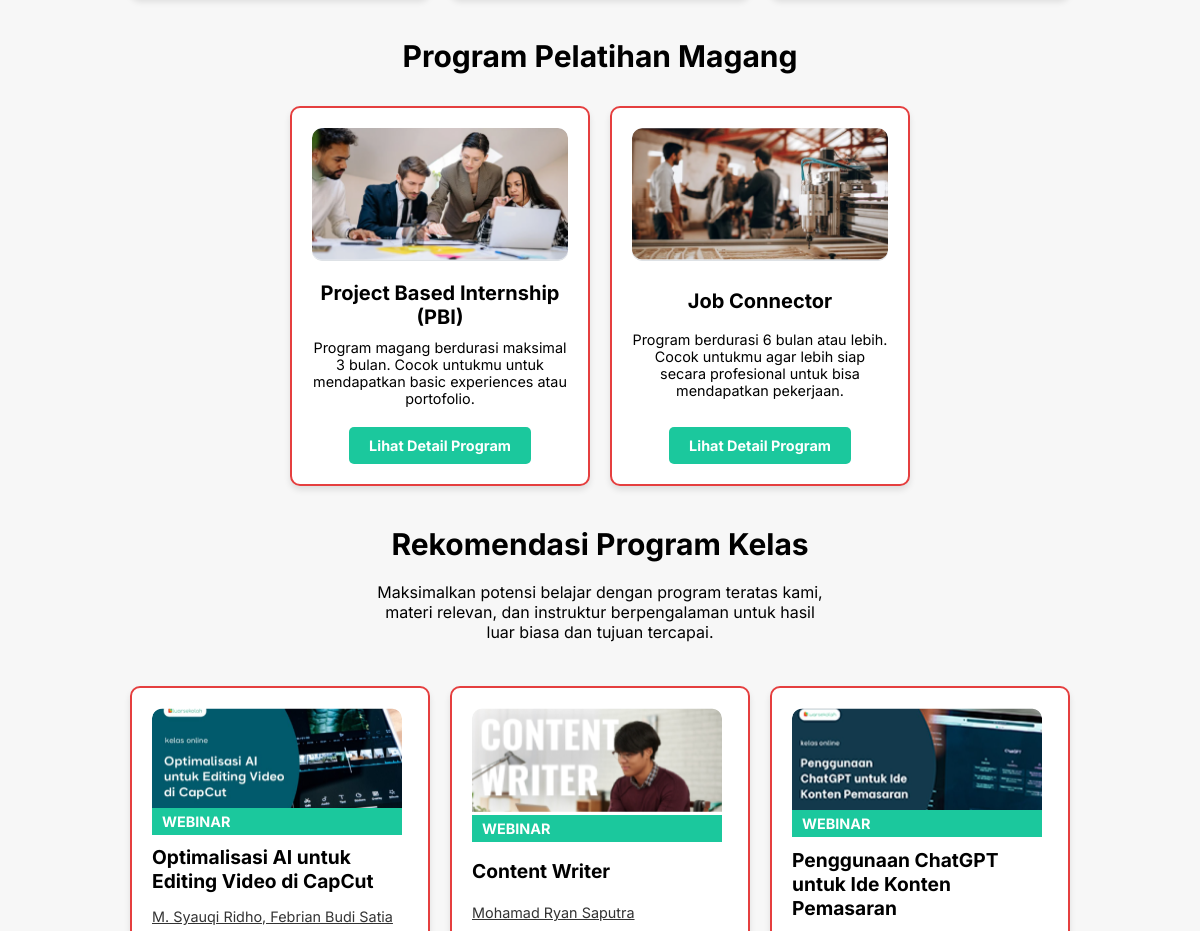
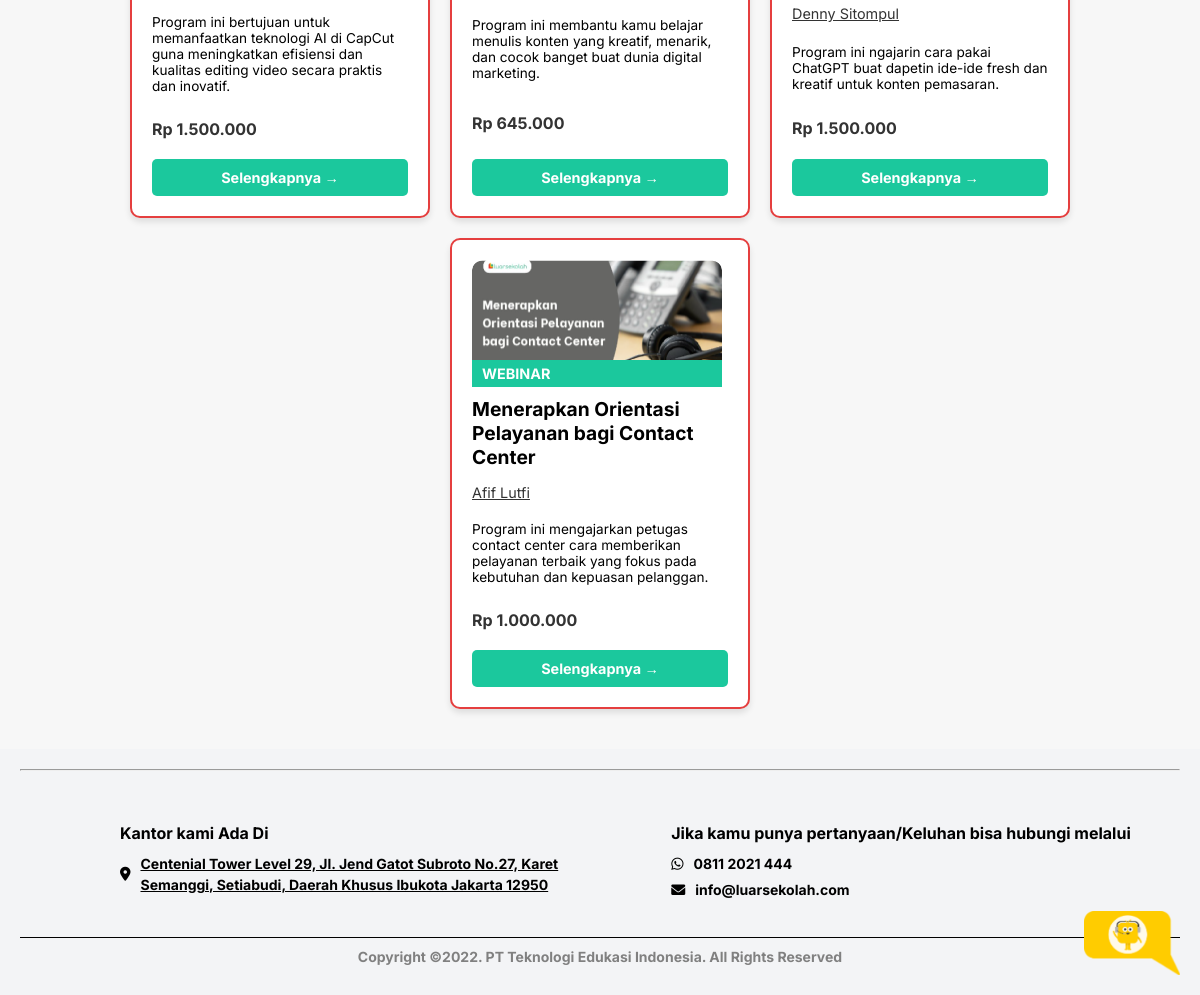
Before: / (lower part) with the older database file (2 pictures, top to bottom).
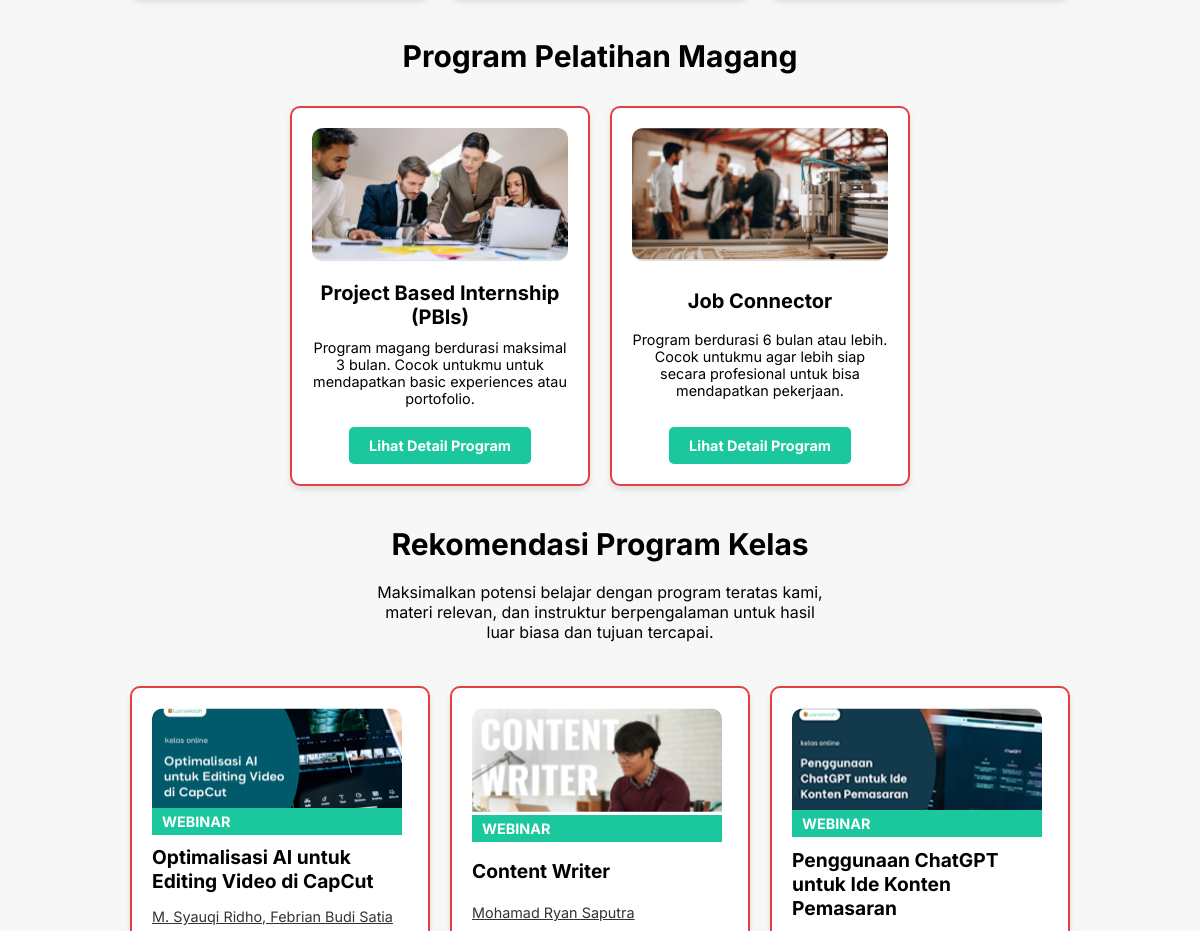
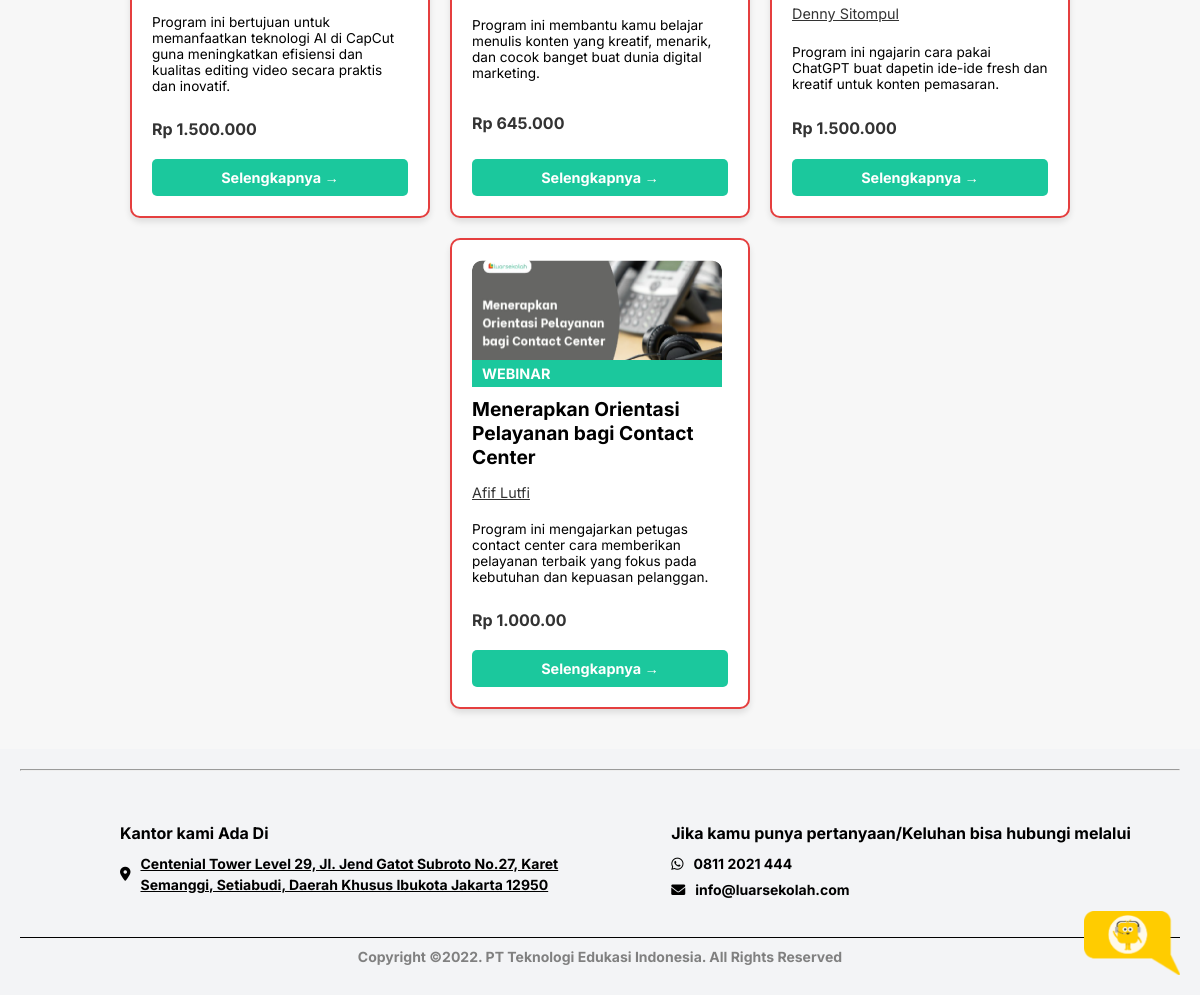
After: the same page with the newer database file (2 pictures, top to bottom).
### tables this page shows
CREATE TABLE `program` (
  `id` int NOT NULL,
  `nama_program` varchar(255) NOT NULL,
  `deskripsi` text NOT NULL,
  `gambar` varchar(255) NOT NULL
);

CREATE TABLE `rekomendasi_program` (
  `id` int NOT NULL,
  `judul` varchar(255) NOT NULL,
  `deskripsi` text NOT NULL,
  `gambar` varchar(255) NOT NULL,
  `instructor` varchar(255) NOT NULL,
  `harga` varchar(50) NOT NULL,
  `selengkapnya` varchar(250) NOT NULL
);

### components/tentangkami/rekomendasiProgram.php (the view, shortened to what this page needs)
<?php
include 'components/admin/koneksi.php';
$query = "SELECT * FROM rekomendasi_program";
$result = mysqli_query($koneksi, $query);
$data = mysqli_fetch_all($result, MYSQLI_ASSOC);
?>
<section class="recommendation-section">
  <h1>Rekomendasi Program Kelas</h1>
  <p class="recommendation-description">
    Maksimalkan potensi belajar dengan program teratas kami, materi
    relevan, dan instruktur berpengalaman untuk hasil luar biasa dan
    tujuan tercapai.
  </p>
  <div class="recommendation-cards">
    <?php if (count($data) > 0) : ?>
        <?php foreach ($data as $row) : ?>
            <div class="recommendation-card">
                <img src="<?php echo $row['gambar']; ?>" alt="<?php echo $row['judul']; ?>" class="card-image" />
                <div class="card-header webinar">Webinar</div>
                <h3 class="card-title"><?php echo $row['judul']; ?></h3>
                <p class="card-instructor"><?php echo $row['instructor']; ?></p>
                <p class="card-description"><?php echo $row['deskripsi']; ?></p>
                <p class="card-price"><?php echo $row['harga']; ?></p>
                <a href="<?php echo $row['selengkapnya'] ?>" class="card-button">Selengkapnya →</a>
            </div>
        <?php endforeach; ?>
    <?php else : ?>
        <p>Tidak ada program yang tersedia saat ini.</p>
    <?php endif; ?>
  </div>
</section>

### components/tentangkami/header.php (shortened to what this page needs)
<!DOCTYPE html>
<html lang="en">
  <head>
    <link rel="stylesheet" href="public/css/style.css" />
    <link rel="stylesheet" href="public/css/responsive.css" />
    <link
      rel="stylesheet"
      href="https://cdnjs.cloudflare.com/ajax/libs/font-awesome/6.0.0-beta3/css/all.min.css"
    />
  </head>
  <body>

### index.php (shortened to what this page needs)
<?php include 'components/tentangkami/header.php'; ?>
<body>
    <?php include 'components/tentangkami/aboutLs.php'; ?>
    <?php include 'components/tentangkami/projectKami.php'; ?>
    <?php include 'components/tentangkami/programTersedia.php'; ?>
    <?php include 'components/tentangkami/rekomendasiProgram.php'; ?>
    <?php include 'components/tentangkami/sidebar.php'; ?>
    <?php include 'components/tentangkami/footer.php'; ?>
</body>
</html>

### components/tentangkami/aboutLs.php (shortened to what this page needs)
<article>

### components/tentangkami/projectKami.php (shortened to what this page needs)
<section class="program-section">
</section>

### components/tentangkami/programTersedia.php (shortened to what this page needs)
<?php
include 'components/admin/koneksi.php';
$query = "SELECT * FROM program";
$result = mysqli_query($koneksi, $query);
$data = mysqli_fetch_all($result, MYSQLI_ASSOC);
?>
<section class="program-tersedia">
        <h1>Program Pelatihan Magang</h1>
        <div class="program-cards">
            <?php if (count($data) > 0) : ?>
                <?php foreach ($data as $row) : ?>
                    <div class="program-card">
                        <img src="<?php echo $row['gambar']; ?>" alt="<?php echo $row['nama_program']; ?>" class="program-image2" />
                        <h3 class="program-card-title"><?php echo $row['nama_program']; ?></h3>
                        <p class="program-card-description"><?php echo $row['deskripsi']; ?></p>
                        <a href="<?php echo $row['link_program']; ?>" class="program-button">Lihat Detail Program</a>
                    </div>
                <?php endforeach; ?>
            <?php else : ?>
                <p>Tidak ada program yang tersedia saat ini.</p>
            <?php endif; ?>
        </div>
</section>

### components/tentangkami/sidebar.php
<sidebar>
  <div class="chat-icon">
      <img src="public/assets/images/icons/cs_4.png" alt="" id="chatIcon" />
    </div>
  </sidebar>

### components/tentangkami/footer.php (shortened to what this page needs)
    <footer>
      <hr />
      <div class="footer3">
        <div class="footer-container">
          <div class="footer-section">
            <h3>Kantor kami Ada Di</h3>
            <p>
              <i class="fas fa-map-marker-alt"></i>
              <u>
                Centenial Tower Level 29, Jl. Jend Gatot Subroto No.27, Karet
                Semanggi, Setiabudi, Daerah Khusus Ibukota Jakarta 12950
              </u>
            </p>
          </div>
          <div class="footer-section">
            <h3>Jika kamu punya pertanyaan/Keluhan bisa hubungi melalui</h3>
            <p>
              <i class="fab fa-whatsapp"></i>
              <a
                href="https://wa.me/08112021444"
                style="text-decoration: none; color: black"
                >0811 2021 444</a
              >
            </p>
            <p>
              <i class="fas fa-envelope"></i>
              <a
                href="mailto:info@luarsekolah.com"
                style="text-decoration: none; color: black"
                >info@luarsekolah.com</a
              >
            </p>
          </div>
        </div>
      </div>
      <div class="footer4">
        <div class="footer-bottom">
          <p>
            <b
              >Copyright ©2022. PT Teknologi Edukasi Indonesia. All Rights
              Reserved</b
            >
          </p>
        </div>
      </div>
    </footer>
  </body>
</html>

### public/css/style.css (style rules this page uses)
* { margin: 0; padding: 0; box-sizing: border-box; font-family: "Inter", sans-serif; font-optical-sizing: auto; }
html { scroll-behavior: smooth; }
h1 { font-size: 30px; font-weight: bold; }
body { font-family: Arial, sans-serif; margin-top: 85px; background-color: #f7f7f7; }
.program-section, .program-tersedia { display: flex; flex-direction: column; align-items: center; gap: 2rem; padding: 20px; }
.program-cards { display: flex; flex-wrap: wrap; justify-content: center; gap: 20px; }
.program-card { border: 2px solid #e53f3f; display: flex; flex-direction: column; justify-content: space-between; align-items: center; background-color: #fff; border-radius: 10px; max-width: 300px; padding: 20px; box-shadow: 0 4px 6px rgba(0, 0, 0, 0.1); text-align: center; }
.program-image2 { display: flex; justify-content: center; align-items: center; width: 250px; height: 133px; background-color: #e9ecef; border-bottom: 1px solid #dee2e6; font-size: 48px; color: #adb5bd; width: 100%; border-radius: 10px; margin-bottom: 20px; }
.program-card-title { font-size: 1.25rem; font-weight: bold; margin-bottom: 10px; }
.program-card-description { font-size: 0.9rem; margin-bottom: 20px; }
.program-button { display: inline-block; text-decoration: none; background-color: #1bc89d; color: #fff; padding: 10px 20px; border-radius: 5px; font-size: 0.9rem; font-weight: bold; transition: background 0.3s, transform 0.3s; }
.recommendation-section { display: flex; flex-direction: column; align-items: center; padding: 20px; }
.recommendation-description { margin-top: 20px; margin-bottom: 24px; padding-left: 350px; padding-right: 350px; text-align: center; }
.recommendation-cards { display: flex; flex-wrap: wrap; justify-content: center; gap: 20px; padding: 20px; }
.recommendation-card { border: 2px solid #e53f3f; background-color: #fff; border-radius: 10px; max-width: 300px; padding: 20px; box-shadow: 0 4px 6px rgba(0, 0, 0, 0.1); text-align: left; display: flex; flex-direction: column; justify-content: space-between; }
.card-header { width: 250px; margin-top: -1.5rem; font-size: 0.9rem; font-weight: bold; text-transform: uppercase; background-color: #1bc89d; color: #fff; padding: 5px 10px; margin-bottom: 10px; align-self: start; }
.webinar { background-color: #1bc89d; }
.card-image { height: 104px; width: 250px; border-radius: 10px 10px 0px 0px; margin-bottom: 20px; }
.card-title { font-size: 1.2rem; font-weight: bold; margin-bottom: 5px; }
.card-instructor, .card-description, .card-price { margin: 10px 0; text-align: left; }
.card-instructor { text-decoration: underline; font-size: 0.9rem; color: #333; margin-bottom: 10px; }
.card-description { font-size: 0.85rem; color: black; margin-bottom: 15px; }
.card-price { font-size: 1rem; font-weight: bold; color: #333; margin-bottom: 20px; }
.card-button { display: inline-block; text-decoration: none; background-color: #1bc89d; color: #fff; padding: 10px 20px; border-radius: 5px; font-size: 0.9rem; font-weight: bold; text-align: center; }
.chat-icon img { width: 96px; height: 64px; position: fixed; bottom: 20px; right: 20px; cursor: pointer; }
footer { padding: 20px; display: flex; flex-direction: column; gap: 2rem; background-color: #f3f4f6; }
.footer2, .footer3 { font-weight: bold; }
.footer-container { display: flex; justify-content: space-between; padding: 20px 0px 0px 100px; }
.footer-section { width: 48%; }
.footer-section h3 { font-size: 16px; margin-bottom: 10px; }
.footer-section p { display: flex; flex-direction: row; gap: 10px; align-items: center; font-size: 14px; line-height: 1.5; margin: 5px 0; }
.footer-section p a { color: black; }
.footer-bottom { text-align: center; padding: 10px 0; border-top: 1px solid #000; font-size: 14px; color: gray; }

### public/css/responsive.css (style rules this page uses)
@media (max-width: 1200px) { footer .footer-bottom { display: block; } }

Changed rows visible on the page:
changed program: nama_program "Project Based Internship (PBI)" → "Project Based Internship (PBIs)"
changed rekomendasi_program "Menerapkan Orientasi Pelayanan bagi Contact Center": harga "Rp 1.000.000" → "Rp 1.000.00"
